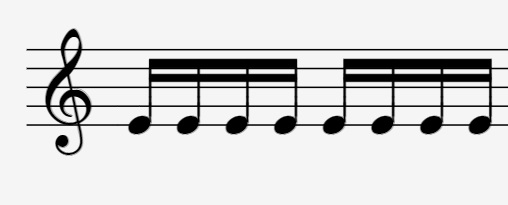
#> input picture cases/16-16.jpg, 508 x 205 px
$ python main.py ../cases out
#> lines starting #> are read from the running program, lines starting #| are printed output that depends on the picture; after the words box and inside, x2 and y2 are one past the last pixel; in counts of white or black regions, pixels touching at a corner belong together
#> in read_and_preprocess_image, image is the input picture: shape (205, 508, 3); min 0, max 254, mean 214.2
### src/Preprocessing.py
from skimage.transform import hough_line, rotate
from skimage.io import imread, imsave
from skimage.filters import threshold_otsu
from skimage.color import rgb2gray, rgba2rgb
from matplotlib import pyplot as plt
import re
import sys
import cv2
import numpy as np
from Display import show_images


# [186 lines left out: functions should_rotate_edge_image, biggest_contour, order_points, four_point_transform, simplify_contour, transformation and 2 more, not called in this run]


def should_rotate(image):
    gray = cv2.cvtColor(image, cv2.COLOR_BGR2GRAY)

   # blur = cv2.GaussianBlur(gray, (5, 5), 2)
    _, threshold = cv2.threshold(
        gray, 0, 255, cv2.THRESH_BINARY_INV + cv2.THRESH_OTSU)
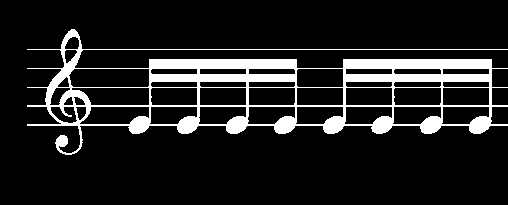
#> threshold: shape (205, 508); 12.3% white; 1 white region, box (x1, y1, x2, y2) and area: (27, 29, 508, 155) 12833

    lines_edges = cv2.Canny(threshold, 50, 150, apertureSize=7)
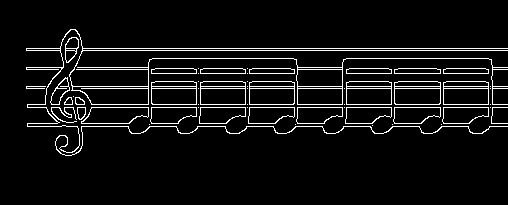
#> lines_edges: shape (205, 508); 6.3% white in thin lines or dots, all inside (x1, y1, x2, y2) = (26, 29, 508, 156)

    h, theta, _ = hough_line(lines_edges)
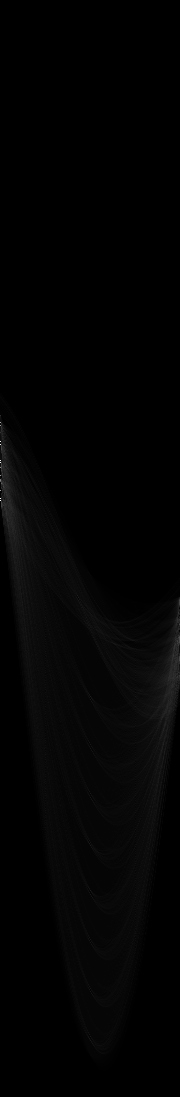
#> h: shape (1097, 180) uint64; min 0, max 474, mean 6; drawn with min black and max white
#> theta = 180 values from -1.57 to 1.55
    max_index = np.unravel_index(h.argmax(), h.shape)
#> max_index = (500, 0)
    degreePeak = np.rad2deg(theta[max_index[1]])
#> degreePeak = -90

    return not (88 < abs(degreePeak) < 92)


# [6 lines left out: function fix_orientation, not called in this run]


def read_and_preprocess_image(path):
    image = cv2.imread(path)
    useAugmented = should_rotate(image)
#> useAugmented = False
    if useAugmented:
        image = fix_orientation(image)
        image = ~image
    else:
        if len(image.shape) == 3:
            if image.shape[2] > 3:
                image = rgba2rgb(image)
            image = (rgb2gray(image) * 255).astype(np.uint8)
#> image: shape (205, 508)

        image = image < threshold_otsu(image)
#> image: shape (205, 508) bool; 12.3% white; 1 white region, box (x1, y1, x2, y2) and area: (27, 29, 508, 155) 12821

    # @note Here we remove the first row of the image
    #       until we trim the image
    return image[1:, :], useAugmented

### src/OMR.py
from Classifier import Classifier
import Pipeline.Augmented
import Pipeline.Standard
import Preprocessing
import Dataset
import Display
import Utility
import sys
import warnings
warnings.filterwarnings('ignore')


def run_OMR(inputPath, classifiersPath):
    image, useAugmented = Preprocessing.read_and_preprocess_image(inputPath)
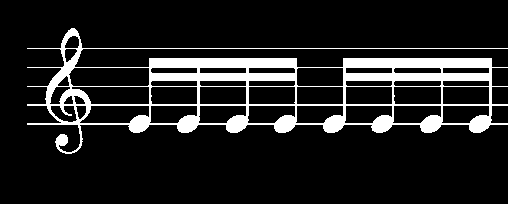
#> image: shape (204, 508) bool; 12.4% white; 1 white region, box (x1, y1, x2, y2) and area: (27, 28, 508, 154) 12821
#> useAugmented = False
    Processing = Pipeline.Augmented if useAugmented else Pipeline.Standard

    Classifier.load_classifiers(classifiersPath)
    image = Processing.remove_brace(image)
    lineImage, staffDim = Processing.extract_staff_lines(image)
    groups = Processing.split_bars(image, lineImage, staffDim)

    output = []
    for group in groups:
        components, sanitized, staffDim, lineImage, dotBoxes = Processing.segment_image(group)

        Classifier.assign_components(sanitized, components, staffDim)

        Processing.join_meters(components)
        Processing.bind_accidentals_to_following_notes(components)
        Processing.bind_dots_to_notes(components, dotBoxes)

        Processing.assign_note_tones(components, sanitized, lineImage, staffDim, group)
        output.append(Display.get_guido_notation(components))

    return output

### src/Classifier.py
import pickle
from FeatureExtractor import FeatureExtractor
from Component import BaseComponent, Meter, Note, Accidental, Chord
from Segmentation import detect_chord, extract_heads, get_number_of_heads
from Utility import get_vertical_projection


class Classifier:
    __classifiers = {}

    def load_classifiers(classifiersPath):
#> called with classifiersPath = 'src/classifiers'
        classifiers = {
            'meter_other': {
                'path': f'{classifiersPath}/classifier_meter_not_meter',
                'featureSet': 'hog'
            },
            'meter_time': {
                'path': f'{classifiersPath}/classifier_meter',
                'featureSet': 'hog'
            },
            'note_accidental': {
                'path': f'{classifiersPath}/classifier_notes_accidentals',
                'featureSet': 'hog'
            },
            'accidental_kind': {
                'path': f'{classifiersPath}/classifier_accidentals',
                'featureSet': 'hog'
            },
            'note_filled': {
                'path': f'{classifiersPath}/classifier_holes_old',
                'featureSet': 'hog'
            },
            'flagged_note_timing': {
                'path': f'{classifiersPath}/classifier_flags',
                'featureSet': 'hog'
            },
            'hollow_note_timing': {
                'path': f'{classifiersPath}/classifier_hollow',
                'featureSet': 'image_weight'
            },
            'beamed_note_timing': {
                'path': f'{classifiersPath}/classifier_beams',
                'featureSet': 'weighted_line_peaks'
            },
        }

        for c, cd in classifiers.items():
            Classifier.__classifiers[c] = Classifier(cd['path'], cd['featureSet'])

    # [79 lines left out: functions assign_components, assign_meter_time, assign_accidental_kind, assign_note_filled, assign_hollow_note_timing, assign_flagged_note_timing and 1 more, not called in this run]

    def __init__(self, path=None, featureSet=None):
        self.model = None
        self.featureSet = featureSet
        if path:
            self.model = pickle.load(open(path, 'rb'))

    # [7 lines left out: function extract_and_predict, not called in this run]

    def load_and_train(featureSet, datasetPath):
        raise NotImplementedError('Model training has not yet been integrated.')

### src/main.py
import argparse
import os
import OMR

# Initialize parser
parser = argparse.ArgumentParser()
parser.add_argument("inputfolder", help="Input folder path")
parser.add_argument("outputfolder", help="Output folder path")
parser.add_argument("--verbose", help="Show progress", action='store_true')
args = parser.parse_args()

classifiersPath = os.path.join(os.path.dirname(__file__), 'classifiers')

for filename in os.listdir(args.inputfolder):
    inputPath = os.path.join(args.inputfolder, filename)

    basename = filename.split('.')[0]
    if args.verbose:
        print(basename, end='\r\t\t\t')

    if not os.path.isfile(inputPath):
        if args.verbose:
            print(f'ERROR    Not a file')
        continue

    # @note Exceptions are ignored in output format here
    try:
        output = OMR.run_OMR(inputPath, classifiersPath)
        if args.verbose:
            print(f'FINISHED')
    except Exception as e:
        output = ['[]']
        if args.verbose:
            print(f'ERROR    {e}')

    if len(output) > 1:
        output = ',\n'.join(output)
        output = f'{{\n{output}\n}}'
    else:
        output = output[0]

    outputPath = os.path.join(args.outputfolder, f'{basename}.txt')
    with open(outputPath, "w") as text_file:
        text_file.write(output)
#> pass 2 of the loop `for filename in os.listdir(args.inputfolder):`:
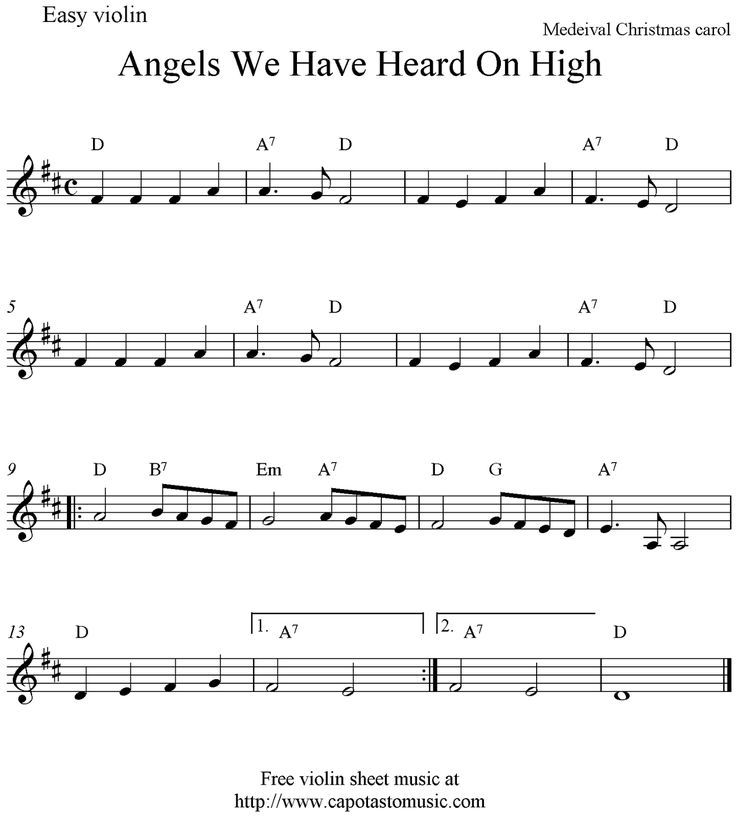
#> input picture cases/big.jpg, 736 x 817 px
#> in read_and_preprocess_image, image is the input picture: shape (817, 736, 3); min 0, max 255, mean 241.6
#> gray: shape (817, 736)
#> threshold: shape (817, 736); 6.1% white in thin lines or dots
#> lines_edges: shape (817, 736); 7% white in thin lines or dots
#> in should_rotate (call 2), `h, theta, _ = hough_line(lines_edges)`:
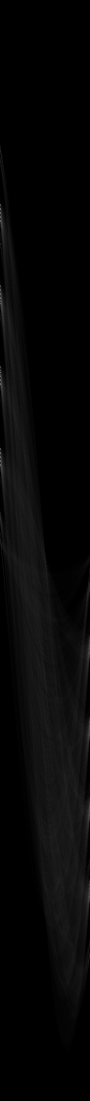
#> h: shape (2201, 180) uint64 (shown at 1/2 size); min 0, max 708, mean 19.2; drawn with min black and max white
#> max_index = (931, 0)
#> in run_OMR (call 2), `image, useAugmented = Preprocessing.read_and_preprocess_image(inputPath)`:
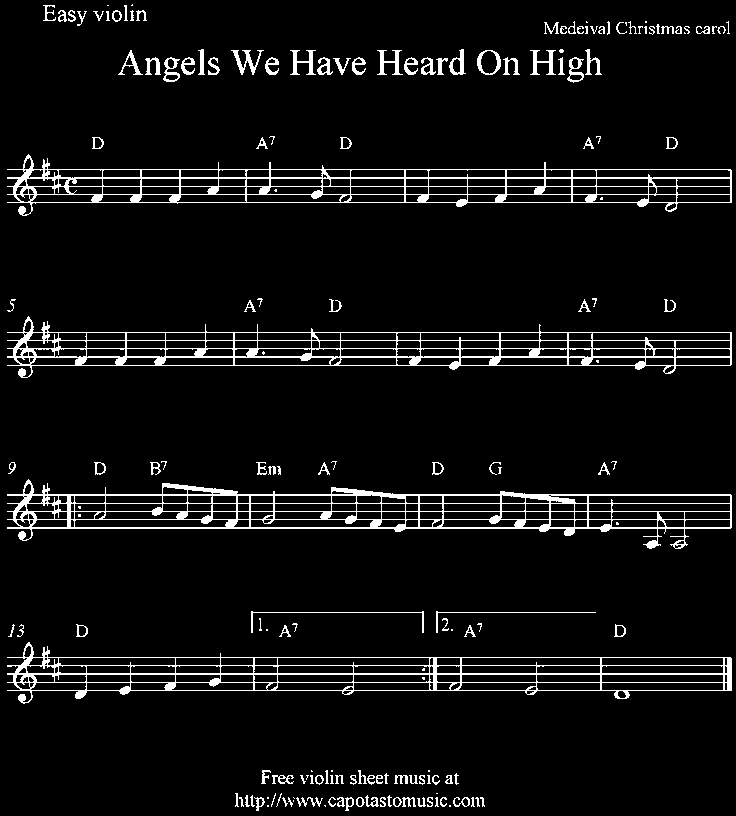
#> image: shape (816, 736) bool; 6.1% white in thin lines or dots
